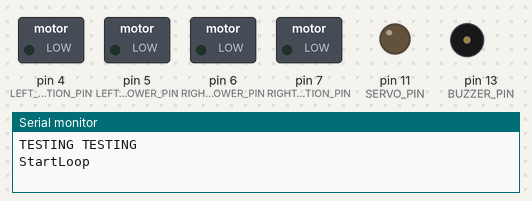
The sketch below on a simulated Arduino Uno, built with avr-gcc and run on an emulated ATmega328P. Parts: switched loads named in the sketch (green lamp = pin HIGH), output pins drawn as LEDs (lit = HIGH), buzzer (waves = sounding, pin HIGH), the last lines printed to the serial monitor.

Above: at 0.1 s.
At 2.1 s:
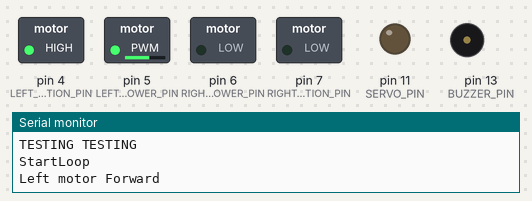
At 13.1 s:
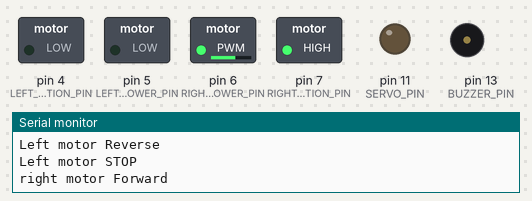
At 19.1 s:
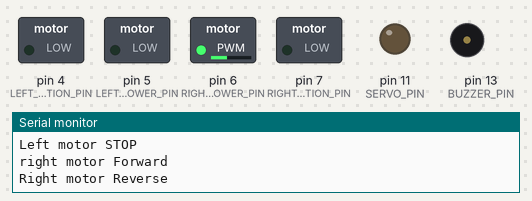
At 34.1 s:
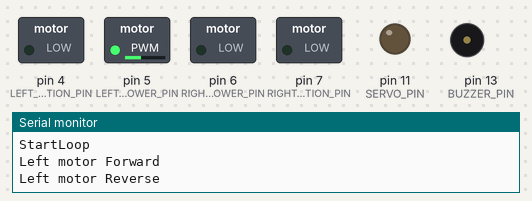
Timing chart, 0 to 40.0 s (numbered marks = the images above):
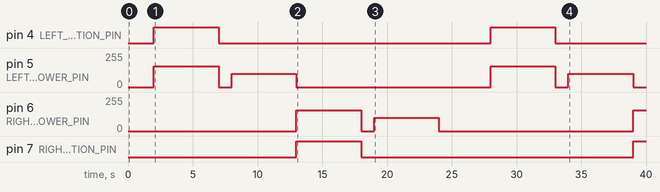

The sketch:

MotorTestTK1.ino
```cpp
/* YourDuino Physical Computing Kit Tests
  - SEE the comments after "//" on each line below
  - CONNECTIONS:
   -
   -
  - V1.00 01/10/19
   Questions: terry@yourduino.com */

/*-----( Import needed libraries )-----*/

/*-------------( Declare  Pin Numbers )-----------------------*/
const byte LEFT_OPTOINTERRUPTER_PIN  =    2;  // The optoInterrupters for encoder discs
const byte RIGHT_OPTOINTERRUPTER_PIN =    3;

const byte LEFT_MOTOR_DIRECTION_PIN   =  4 ; // Motor Control Pins Direction and PWM Speed
const byte LEFT_MOTOR_POWER_PIN       =  5 ;
const byte RIGHT_MOTOR_POWER_PIN      =  6 ;
const byte RIGHT_MOTOR_DIRECTION_PIN  =  7 ;

const byte ULTRASONIC_ECHO_PIN        = 8 ;   //ultrasonic sensor parameters
const byte ULTRASONIC_TRIGGER_PIN     = 9 ;

const byte UNUSED10_PIN               = 10 ;  // Unused
const byte SERVO_PIN                  = 11 ;
const byte UNUSED12_PIN               = 12 ;  // Unused
const byte BUZZER_PIN                 = 13 ; //meant for obstacle alert

const byte LEFT_LINE_FOLLOW           = A0 ;   // PhotoSensors in Line Follower mode
const byte MIDDLE_LINE_FOLLOW         = A1 ;
const byte RIGHT_LINE_FOLLOW          = A2 ;

const byte LIGHT_SENSOR_PIN           = A3 ;   // For Light-following mode

// NOTE: Pins A4,A5 reserved for I2C communication (LCD etc.)

/*-----( Declare Constants  )-----*/
#define DIRECTION_FORWARD 0  // For use with motor controls
#define DIRECTION_REVERSE 1

/*-----( Declare objects )-----*/
/*-----( Declare Variables )-----*/
int leftMotorDirection  = 0;  // Forward zero power
int leftMotorPower      = 0;

int rightMotorDirection = 0;
int rightMotorPower     = 0;


void setup()   /****** SETUP: RUNS ONCE ******/
{
  Serial.begin(115200);
  Serial.println("TESTING TESTING ");
  pinMode(LEFT_LINE_FOLLOW, INPUT);
  pinMode(MIDDLE_LINE_FOLLOW, INPUT);
  pinMode(RIGHT_LINE_FOLLOW, INPUT);
  pinMode(LIGHT_SENSOR_PIN, INPUT);

  pinMode(BUZZER_PIN, OUTPUT);
  pinMode(SERVO_PIN, OUTPUT);
  pinMode(ULTRASONIC_TRIGGER_PIN, OUTPUT);
  pinMode(ULTRASONIC_ECHO_PIN, INPUT);
  pinMode(LEFT_MOTOR_DIRECTION_PIN, OUTPUT);
  pinMode(LEFT_MOTOR_POWER_PIN, OUTPUT);
  pinMode(RIGHT_MOTOR_POWER_PIN , OUTPUT);
  pinMode(RIGHT_MOTOR_DIRECTION_PIN, OUTPUT);

}//--(end setup )---


void loop()   /****** LOOP: RUNS CONSTANTLY ******/
{
  Serial.println("StartLoop ");
  delay(2000);

  Serial.println("Left motor Forward ");
  runLeftMotor(DIRECTION_FORWARD, 100);
  delay(5000);
  stopLeftMotor();
  delay(1000);
  Serial.println("Left motor Reverse ");
  runLeftMotor(DIRECTION_REVERSE, 100);
  delay(5000);
  stopLeftMotor();

  Serial.println("Left motor STOP ");

  Serial.println("right motor Forward ");
  runRightMotor(DIRECTION_FORWARD, 100);
  delay(5000);
  stopRightMotor();
  delay(1000);
  Serial.println("Right motor Reverse ");
  runRightMotor(DIRECTION_REVERSE, 100);
  delay(5000);
  stopRightMotor();

  Serial.println("Right motor STOP ");

  Serial.println("EndLoop ");
  delay(2000);
}//--(end main loop )---

/*-----( Declare User-written Functions )-----*/

void runLeftMotor(int LMdirection, int LMpower)
{
  leftMotorDirection  = LMdirection ;
  leftMotorPower      = LMpower ;

  if (leftMotorDirection == DIRECTION_FORWARD)
  {
    digitalWrite(LEFT_MOTOR_DIRECTION_PIN, HIGH);
    analogWrite(LEFT_MOTOR_POWER_PIN, (255 - leftMotorPower));
  }
  else
  {
    digitalWrite(LEFT_MOTOR_DIRECTION_PIN, LOW);
    analogWrite(LEFT_MOTOR_POWER_PIN,  leftMotorPower );
  }
}
//END RunLeftMotor

void stopLeftMotor()
{
  digitalWrite(LEFT_MOTOR_DIRECTION_PIN, LOW);
  analogWrite(LEFT_MOTOR_POWER_PIN, 0);
}
//END stopLeftMotor


void runRightMotor(int RMdirection, int RMpower)
{
  rightMotorDirection  = RMdirection ;
  rightMotorPower      = RMpower ;

  if (rightMotorDirection == DIRECTION_FORWARD)
  {
    digitalWrite(RIGHT_MOTOR_DIRECTION_PIN, HIGH);
    analogWrite(RIGHT_MOTOR_POWER_PIN, (255 - rightMotorPower));
  }
  else
  {
    digitalWrite(RIGHT_MOTOR_DIRECTION_PIN, LOW);
    analogWrite(RIGHT_MOTOR_POWER_PIN,  rightMotorPower );
  }
}
//END RunrightMotor

void stopRightMotor()
{
  digitalWrite(RIGHT_MOTOR_DIRECTION_PIN, LOW);
  analogWrite(RIGHT_MOTOR_POWER_PIN, 0);
}
//END stoprightMotor


//*********( THE END )***********
```

Measured:
- by itself, pin 4 (LEFT_MOTOR_DIRECTION_PIN): alternates HIGH for 5.0 s and LOW for 21.0 s
- by itself, pin 7 (RIGHT_MOTOR_DIRECTION_PIN): LOW → HIGH at 13.0 s, → LOW 5.0 s later, → HIGH 21.0 s later
- by itself, pin 5 (LEFT_MOTOR_POWER_PIN): 0/255 → 155/255 at 2.0 s, → 0/255 5.0 s later, → 100/255 1.0 s later, → 0/255 5.0 s later, … (8 changes in this stretch)
- by itself, pin 6 (RIGHT_MOTOR_POWER_PIN): 0/255 → 155/255 at 13.0 s, → 0/255 5.0 s later, → 100/255 1.0 s later, → 0/255 5.0 s later, … (5 changes in this stretch)
